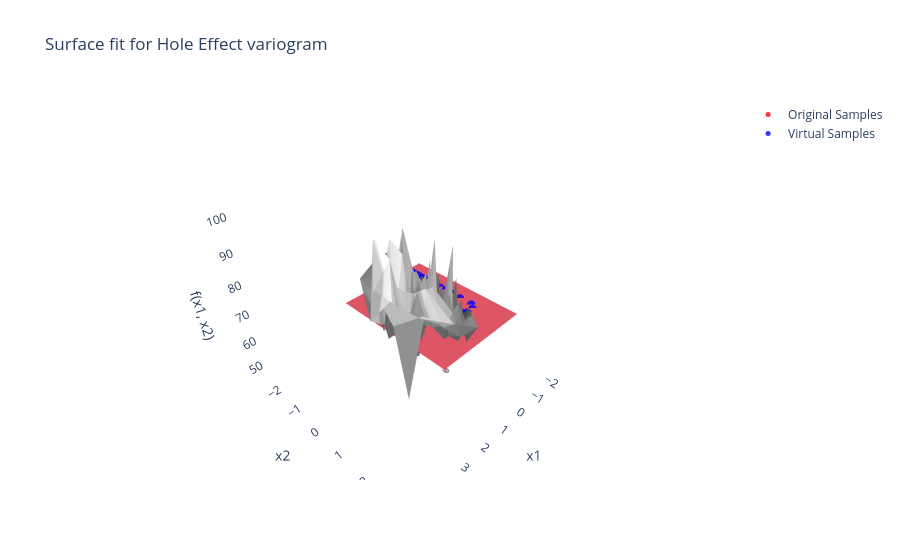

Write notebook code for a chart like this one.
### Code cell
Generator = KrigingVSG(df_training[['x1', 'x2']].values, df_training['f(x1,x2)'].values)
HoleEffect_df = Generator.ComputeY('hole-effect')
X, Y, Z = predictUnsampled(Generator.kriging_model)
PlotSurface(X, Y, Z, HoleEffect_df, 'Hole Effect')

metrics_hf = ComputeMetrics(Generator.kriging_model, HoleEffect_df)
holeEffect_metrics_df = pd.DataFrame(metrics_hf, index=[0])
